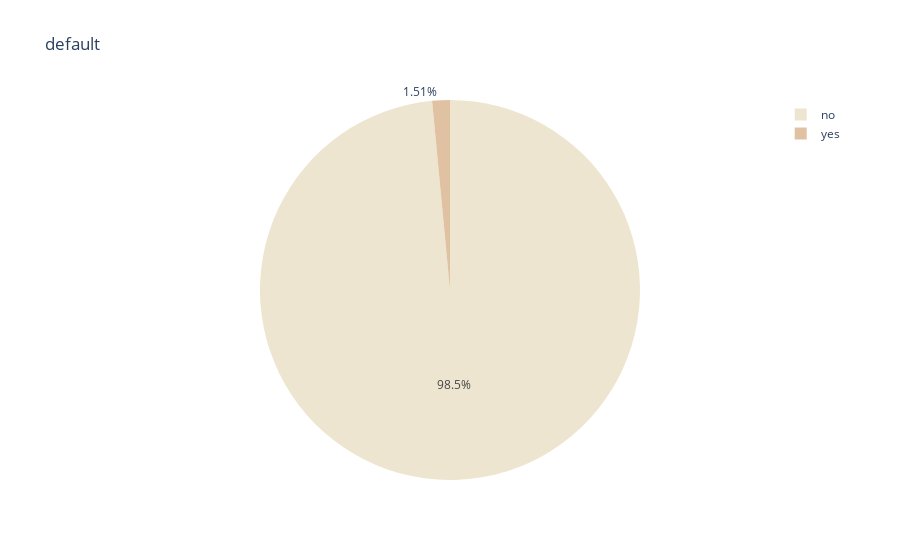

Notebook cell for this chart:
### Code cell
fig = px.pie(data, values=np.ones(11162), names='default', title='default',color_discrete_sequence=px.colors.sequential.Brwnyl)
fig.show()

### Figure 1 — Plotly figure (JSON) as saved in the notebook; plotly's stock layout.template omitted (floating-point values rounded to 4 significant figures; data arrays with more than 128 entries replaced by an {"elided": "..."} marker saying what was removed)
{"data": [{"domain": {"x": [0, 1], "y": [0, 1]}, "hovertemplate": "default=%{label}<br>value=%{value}<extra></extra>", "labels": {"elided": "11162 str values"}, "legendgroup": "", "name": "", "showlegend": true, "type": "pie", "values": {"elided": "11162 int values"}}], "layout": {"legend": {"tracegroupgap": 0}, "piecolorway": ["rgb(237, 229, 207)", "rgb(224, 194, 162)", "rgb(211, 156, 131)", "rgb(193, 118, 111)", "rgb(166, 84, 97)", "rgb(129, 55, 83)", "rgb(84, 31, 63)"], "title": {"text": "default"}}}
